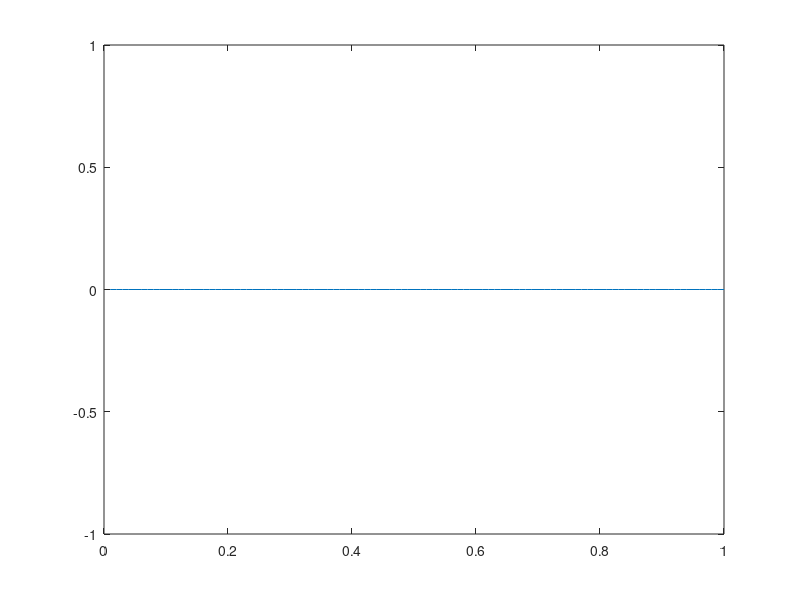

MATLAB code for this plot:
function[] = plott_expectation_theory_given_decoded%%TD, nb_packs, nb_samples%%)
%%Pe : vector of non-innovative probability
TD = 100;
nb_packs=1000;
nb_samples=100;
for i = 1 : nb_samples
    Pe(i) = i/nb_samples;
    y(i) = 0;
    for k = nb_packs : TD
        y(i) = y(i) + k*nchoosek(k-1, nb_packs-1)*Pe(i)^(k-nb_packs)*(1-Pe(i))^(nb_packs);
    end;
end;
plot(Pe, y);